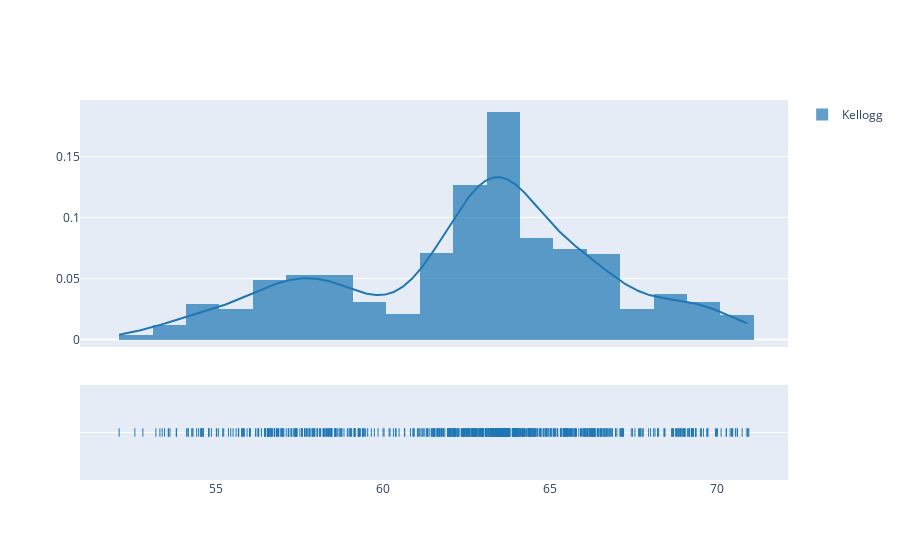

The cell this chart's notebook holds for it:
### Code cell
df_kellogg_close = df_kellogg[['kellogg']]
kellogg_list = np.array(df_kellogg['kellogg'], dtype=float)
hist_data = [kellogg_list]
group_labels=['Kellogg']
kellogg_dist = ff.create_distplot(hist_data, group_labels)
kellogg_dist.show()

### Figure 1 — Plotly figure (JSON) as saved in the notebook; plotly's stock layout.template omitted (floating-point values rounded to 4 significant figures; data arrays with more than 128 entries replaced by an {"elided": "..."} marker saying what was removed)
{"data": [{"autobinx": false, "histnorm": "probability density", "legendgroup": "Kellogg", "marker": {"color": "rgb(31, 119, 180)"}, "name": "Kellogg", "opacity": 0.7, "type": "histogram", "x": {"elided": "757 float values"}, "xaxis": "x", "xbins": {"end": 70.94, "size": 1, "start": 52.09}, "yaxis": "y"}, {"legendgroup": "Kellogg", "marker": {"color": "rgb(31, 119, 180)"}, "mode": "lines", "name": "Kellogg", "showlegend": false, "type": "scatter", "x": {"elided": "500 float values"}, "xaxis": "x", "y": {"elided": "500 float values"}, "yaxis": "y"}, {"legendgroup": "Kellogg", "marker": {"color": "rgb(31, 119, 180)", "symbol": "line-ns-open"}, "mode": "markers", "name": "Kellogg", "showlegend": false, "type": "scatter", "x": {"elided": "757 float values"}, "xaxis": "x", "y": {"elided": "757 str values"}, "yaxis": "y2"}], "layout": {"barmode": "overlay", "hovermode": "closest", "legend": {"traceorder": "reversed"}, "xaxis": {"anchor": "y2", "domain": [0, 1], "zeroline": false}, "yaxis": {"anchor": "free", "domain": [0.35, 1], "position": 0}, "yaxis2": {"anchor": "x", "domain": [0, 0.25], "dtick": 1, "showticklabels": false}}}
